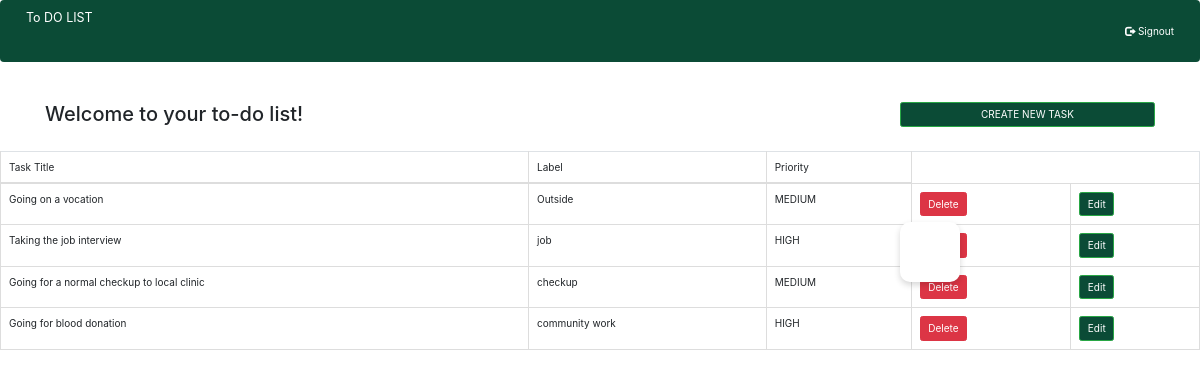
/listView (signed in), run on the app's committed database.
### app.py (models this page shows)
class Tasklist(db.Model):
    id = db.Column(db.Integer, primary_key=True)
    task_title = db.Column(db.String(30), nullable=False, unique=True)
    priority = db.Column(db.String(20), nullable=False)
    labels = db.Column(db.String(500), nullable=True)
    user_id = db.Column(db.Integer, db.ForeignKey('user.id'), nullable=False)

### app.py (the view)
@app.route('/listView')
def listView():
    if (session['username']):
        username = session.get('username')
        user = User.query.filter_by(username=username).first()
        con = sql.connect("database.db")
        con.row_factory = sql.Row
        user_id = user.id
        print(type(user_id))
        print(user_id)
        cur = con.cursor()
        cur.execute("select * from tasklist WHERE user_id = "+str(user_id))
        rows = cur.fetchall();
        return render_template('listView.html',rows = rows)
    else:
        unsuccessful = 'Please Login'
        return render_template('signIn.html', umessage=unsuccessful)

### app.py (called while the page is built)
@login_manager.user_loader # this call back is used to reload the user object from the user id stored in the session
def load_user(user_id):
    return User.query.get(int(user_id))

### templates/listView.html (shortened to what this page needs)
<!DOCTYPE html>
<html lang="en">
<head>
  <link rel="stylesheet" href="{{ url_for('static', filename='css/global.css') }}">
  <link rel="stylesheet" type="text/css" href="/css/bootstrap.min.css">
  <link rel="stylesheet" href="https://cdn.jsdelivr.net/npm/bootstrap@4.6.1/dist/css/bootstrap.min.css">
</head>
<body >
    <nav class="navbar navbar-expand-lg " style="background-color: #0B4B36;">
        <a class="navbar-brand" style="color: #FFFFFF;">To DO LIST</a>
        <div class="collapse navbar-collapse" id="navbarSupportedContent">
            <ul class="nav navbar-nav navbar-right"  >
                <li><a href="{{url_for("logout")}}" style="color: #FFFFFF;"><span class="glyphicon glyphicon-log-out"></span> Signout</a></li>
            </ul>
        </div>
      </nav>
        <div class="container welcome">
         <div class="row">
            <div class="col-9">
                <h2>Welcome to your to-do list!</h2>
            </div>
            <div class="col">
                <button type="button" name="createNewTask" class="btn btn-success btn-block" data-toggle="modal" data-target="#exampleModal" >CREATE NEW TASK</button>
                <form class="form-container" action = "{{ url_for('addTask') }}" method="POST">
                </form>
            </div>
        </div>
            </div>
            <div class="row">
                <div class="container-fluid">
                  <table class="table table-bordered">
                      <thead>
                          <td>Task Title</td>
                          <td>Label</td>
                          <td>Priority</td>
                      </thead>
                      {% for row in rows %}
                          <tr>
                              <td>{{row["task_title"]}} </td>
                              <td>{{row["labels"]}}</td>
                              <td>{{row["priority"]}}</td>
                              <td>
                                  <form action= "{{ url_for('delrecord') }}" method = "POST">
                                      <button type="submit" class="btn btn-danger" name="task_id" value={{row['id']}}>Delete</button>
                                  </form>
                              </td>
                              <td>
                                    <button type="submit" class="btn btn-success" >Edit</button>
                            </td>
                          </tr>
                      {% endfor %}
                  </table>
              </div>
            </div>
</body>
</html>

### static/css/global.css (style rules this page uses)
.form-container { position: absolute; top: 15vh; background: #fff; padding:30px; border-radius: 10px; box-shadow: 0px 3px 6px rgba(0, 0, 0, 0.16) }
.btn-success, .btn-success:hover, .btn-success:active, .btn-primary:visited { background-color: #0B4B36 !important; }
.welcome { padding: 20px; }
h2 { color:0B4B36; font-family:Montserrat; font-weight: 800; }

### data on the page
Tasklist: task_title "Going on a vocation", labels "Outside", priority "MEDIUM", {{ row['id'] }} 4 (drawn)
Tasklist: task_title "Taking the job interview", labels "job", priority "HIGH", {{ row['id'] }} 5 (drawn)
Tasklist: task_title "Going for a normal checkup to local clinic", labels "checkup", priority "MEDIUM", {{ row['id'] }} 6 (drawn)
Tasklist: task_title "Going for blood donation", labels "community work", priority "HIGH", {{ row['id'] }} 7 (drawn)
